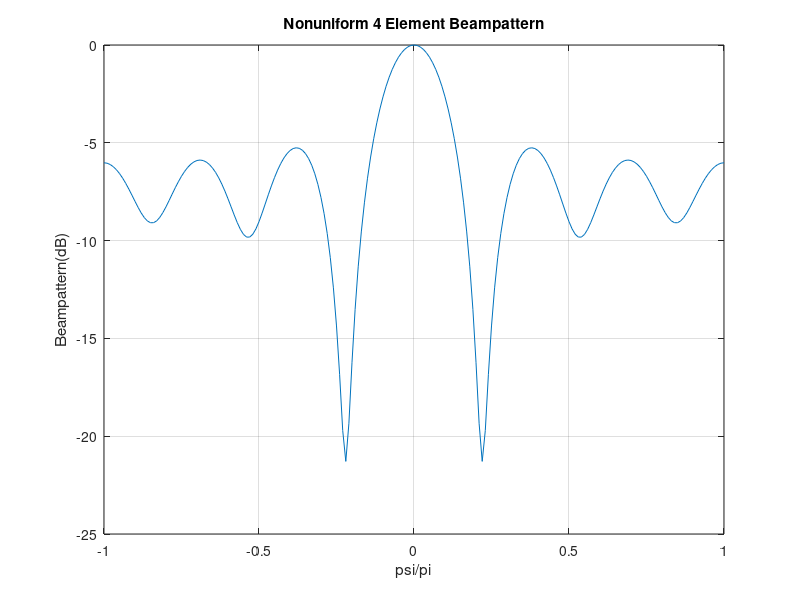
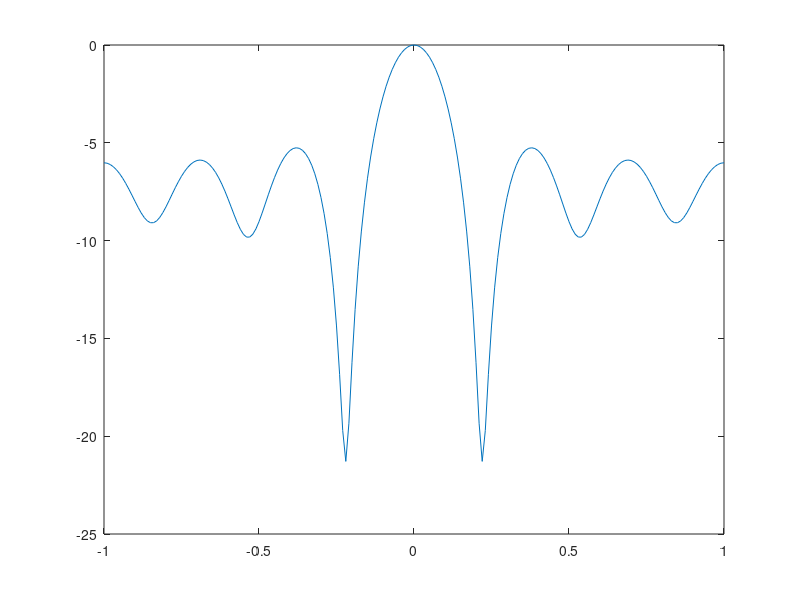

MATLAB code to generate these figures, in order: (Note: this script raises an error after producing the figures.)
%% Problem 4: Van Trees 2.7.1
% Note in part (a) the aperture is continuous. In parts (b) and © plot the respective beampatterns (magnitude). In part (c) the equivalent array shoulda also have triangular weighting. Plot the beampatterns out to include the 3rd sidelobe away from the mainlobe on each side in each part: Consider a linear aperture with L = 5ƛ. Assume that the weighting function in triangular (peak in middle)
% Find an expression for the beam pattern and plot 

clear all;
close all;
clc

% with seven elements
N=7;                        % Number of elements
D=[-(N-1)/2:1:(N-1)/2].';   % Distance, column vector
w = [ones(N,1)]/N;          % weight of 1/N (1/7), unifrom
w_tri=triang(N);

psi = [-1:0.01:1]*pi;       % vector of psis from -pi to pi
v = exp(j*D*psi);           % ve cot of vs e^j*D*psi

B = w'*v;                   % weights times vector v

D4 = [-3 -2 1 3]';          % messing with distances, not equal in length
w4 = ones(4,1)/4;           % 
v4 = exp(j*D4*psi);

B4 = w4'*v4;

figure(1)
h1 =plot(psi/pi, 10*log10(abs(B4).^2),'-');
grid on
ylabel('Beampattern(dB)')
title('Nonuniform 4 Element Beampattern')
xlabel('psi/pi')

%% Finding Beamwidth nullnull
u = [0.2:0.0001:0.3];   % u=cos(theta)
vv = exp(j*D4*pi*u);
B = w4'*vv;
[y,I]=min(abs(B));
umin = u(I)
BWmm_u = 2*umin
psimin = pi*umin
BWmm_psi = 2*psimin
Bmin = y

figure(2)
h1 =plot(psi/pi, 10*log10(abs(B4).^2),'-');
hold on
h2=plot(psi/pi, 10*log10(abs(B).^2),'-');

axis([-1 1 -40 0])
grid on
ylabel('Beampattern(dB)')
title('Comparison of 7 and 4 Elements')
legend([h1 h2],'4 Elements','7 Elements')
xlabel('psi/pi')

hold off



% How is the beam pattern in part (a) related to the beam pattern for uniform weighing
% Compare the result in part (a) to an equivalent linear array with d=/4 and d=/2